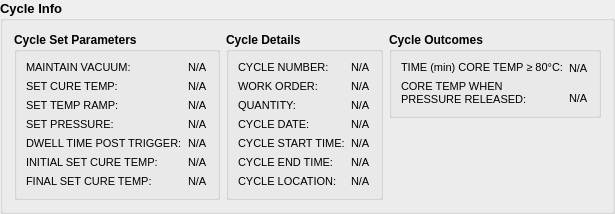
     <widget class="QGroupBox" name="groupBox_6">
      <property name="font">
       <font>
        <pointsize>10</pointsize>
        <bold>true</bold>
       </font>
      </property>
      <property name="title">
       <string>Cycle Info</string>
      </property>
      <layout class="QGridLayout" name="gridLayout_10">
       <item row="1" column="2">
        <layout class="QVBoxLayout" name="verticalLayout_8">
         <item>
          <widget class="QGroupBox" name="groupBox_9">
           <property name="font">
            <font>
             <pointsize>9</pointsize>
             <bold>true</bold>
            </font>
           </property>
           <property name="title">
            <string>Cycle Outcomes</string>
           </property>
           <layout class="QGridLayout" name="gridLayout_8">
            <item row="0" column="0">
             <layout class="QHBoxLayout" name="horizontalLayout_5">
              <item>
               <layout class="QVBoxLayout" name="verticalLayout_6">
                <item>
                 <widget class="QLabel" name="cH1Label_36">
                  <property name="font">
                   <font>
                    <pointsize>8</pointsize>
                    <bold>false</bold>
                   </font>
                  </property>
                  <property name="text">
                   <string>TIME (min) CORE TEMP ≥ 80°C:</string>
                  </property>
                 </widget>
                </item>
                <item>
                 <widget class="QLabel" name="cH1Label_37">
                  <property name="font">
                   <font>
                    <pointsize>8</pointsize>
                    <bold>false</bold>
                   </font>
                  </property>
                  <property name="text">
                   <string>CORE TEMP WHEN 
PRESSURE RELEASED:</string>
                  </property>
                 </widget>
                </item>
               </layout>
              </item>
              <item>
               <layout class="QVBoxLayout" name="verticalLayout_7">
                <item>
                 <widget class="QLabel" name="o1">
                  <property name="font">
                   <font>
                    <pointsize>8</pointsize>
                    <bold>false</bold>
                   </font>
                  </property>
                  <property name="text">
                   <string>N/A</string>
                  </property>
                 </widget>
                </item>
                <item>
                 <spacer name="verticalSpacer_2">
                  <property name="orientation">
                   <enum>Qt::Orientation::Vertical</enum>
                  </property>
                  <property name="sizeType">
                   <enum>QSizePolicy::Policy::Fixed</enum>
                  </property>
                  <property name="sizeHint" stdset="0">
                   <size>
                    <width>20</width>
                    <height>9</height>
                   </size>
                  </property>
                 </spacer>
                </item>
                <item>
                 <widget class="QLabel" name="o2">
                  <property name="font">
                   <font>
                    <pointsize>8</pointsize>
                    <bold>false</bold>
                   </font>
                  </property>
                  <property name="text">
                   <string>N/A</string>
                  </property>
                 </widget>
                </item>
               </layout>
              </item>
             </layout>
            </item>
           </layout>
          </widget>
         </item>
         <item>
          <spacer name="verticalSpacer">
           <property name="orientation">
            <enum>Qt::Orientation::Vertical</enum>
           </property>
           <property name="sizeHint" stdset="0">
            <size>
             <width>20</width>
             <height>40</height>
            </size>
           </property>
          </spacer>
         </item>
        </layout>
       </item>
       <item row="1" column="0">
        <widget class="QGroupBox" name="groupBox_7">
         <property name="font">
          <font>
           <pointsize>9</pointsize>
           <bold>true</bold>
          </font>
         </property>
         <property name="title">
          <string>Cycle Set Parameters</string>
         </property>
         <layout class="QGridLayout" name="gridLayout_6">
          <item row="0" column="0">
           <layout class="QHBoxLayout" name="horizontalLayout_3">
            <item>
             <layout class="QVBoxLayout" name="verticalLayout_3">
              <item>
               <widget class="QLabel" name="cH1Label_12">
                <property name="font">
                 <font>
                  <pointsize>8</pointsize>
                  <bold>false</bold>
                 </font>
                </property>
                <property name="text">
                 <string>MAINTAIN VACUUM:</string>
                </property>
               </widget>
              </item>
              <item>
               <widget class="QLabel" name="cH1Label_13">
                <property name="font">
                 <font>
                  <pointsize>8</pointsize>
                  <bold>false</bold>
                 </font>
                </property>
                <property name="text">
                 <string>SET CURE TEMP:</string>
                </property>
               </widget>
              </item>
              <item>
               <widget class="QLabel" name="cH1Label_16">
                <property name="font">
                 <font>
                  <pointsize>8</pointsize>
                  <bold>false</bold>
                 </font>
                </property>
                <property name="text">
                 <string>SET TEMP RAMP:</string>
                </property>
               </widget>
              </item>
              <item>
               <widget class="QLabel" name="cH1Label_14">
                <property name="font">
                 <font>
                  <pointsize>8</pointsize>
                  <bold>false</bold>
                 </font>
                </property>
                <property name="text">
                 <string>SET PRESSURE:</string>
                </property>
               </widget>
              </item>
              <item>
               <widget class="QLabel" name="cH1Label_15">
                <property name="font">
                 <font>
                  <pointsize>8</pointsize>
                  <bold>false</bold>
                 </font>
                </property>
                <property name="text">
                 <string>DWELL TIME POST TRIGGER:</string>
                </property>
               </widget>
              </item>
              <item>
               <widget class="QLabel" name="cH1Label_16">
                <property name="font">
                 <font>
                  <pointsize>8</pointsize>
                  <bold>false</bold>
                 </font>
                </property>
                <property name="text">
                 <string>INITIAL SET CURE TEMP:</string>
                </property>
               </widget>
              </item>
              <item>
               <widget class="QLabel" name="cH1Label_17">
                <property name="font">
                 <font>
                  <pointsize>8</pointsize>
                  <bold>false</bold>
                 </font>
                </property>
                <property name="text">
                 <string>FINAL SET CURE TEMP:</string>
                </property>
               </widget>
              </item>
             </layout>
            </item>
            <item>
             <layout class="QVBoxLayout" name="verticalLayout_2">
              <item>
               <widget class="QLabel" name="p1">
                <property name="font">
                 <font>
                  <pointsize>8</pointsize>
                  <bold>false</bold>
                 </font>
                </property>
                <property name="text">
                 <string>N/A</string>
                </property>
               </widget>
              </item>
              <item>
               <widget class="QLabel" name="p2">
                <property name="font">
                 <font>
                  <pointsize>8</pointsize>
                  <bold>false</bold>
                 </font>
                </property>
                <property name="text">
                 <string>N/A</string>
                </property>
               </widget>
              </item>
              <item>
               <widget class="QLabel" name="p3">
                <property name="font">
                 <font>
                  <pointsize>8</pointsize>
                  <bold>false</bold>
                 </font>
                </property>
                <property name="text">
                 <string>N/A</string>
                </property>
               </widget>
              </item>
              <item>
               <widget class="QLabel" name="p4">
                <property name="font">
                 <font>
                  <pointsize>8</pointsize>
                  <bold>false</bold>
                 </font>
                </property>
                <property name="text">
                 <string>N/A</string>
                </property>
               </widget>
              </item>
              <item>
               <widget class="QLabel" name="p5">
                <property name="font">
                 <font>
                  <pointsize>8</pointsize>
                  <bold>false</bold>
                 </font>
                </property>
                <property name="text">
                 <string>N/A</string>
                </property>
               </widget>
              </item>
              <item>
               <widget class="QLabel" name="p6">
                <property name="font">
                 <font>
                  <pointsize>8</pointsize>
                  <bold>false</bold>
                 </font>
                </property>
                <property name="text">
                 <string>N/A</string>
                </property>
               </widget>
              </item>
              <item>
               <widget class="QLabel" name="p7">
                <property name="font">
                 <font>
                  <pointsize>8</pointsize>
                  <bold>false</bold>
                 </font>
                </property>
                <property name="text">
                 <string>N/A</string>
                </property>
               </widget>
              </item>
             </layout>
            </item>
           </layout>
          </item>
         </layout>
        </widget>
       </item>
       <item row="1" column="1">
        <widget class="QGroupBox" name="groupBox_8">
         <property name="font">
          <font>
           <pointsize>9</pointsize>
           <bold>true</bold>
          </font>
         </property>
         <property name="title">
          <string>Cycle Details</string>
         </property>
         <layout class="QGridLayout" name="gridLayout_7">
          <item row="0" column="0">
           <layout class="QHBoxLayout" name="horizontalLayout_4">
            <item>
             <layout class="QVBoxLayout" name="verticalLayout_4">
              <item>
               <widget class="QLabel" name="cH1Label_22">
                <property name="font">
                 <font>
                  <pointsize>8</pointsize>
                  <bold>false</bold>
                 </font>
                </property>
                <property name="text">
                 <string>CYCLE NUMBER:</string>
                </property>
               </widget>
              </item>
              <item>
               <widget class="QLabel" name="cH1Label_23">
                <property name="font">
                 <font>
                  <pointsize>8</pointsize>
                  <bold>false</bold>
                 </font>
                </property>
                <property name="text">
                 <string>WORK ORDER:</string>
                </property>
               </widget>
              </item>
              <item>
               <widget class="QLabel" name="cH1Label_24">
                <property name="font">
                 <font>
                  <pointsize>8</pointsize>
                  <bold>false</bold>
                 </font>
                </property>
                <property name="text">
                 <string>QUANTITY:</string>
                </property>
               </widget>
              </item>
              <item>
               <widget class="QLabel" name="cH1Label_25">
                <property name="font">
                 <font>
                  <pointsize>8</pointsize>
                  <bold>false</bold>
                 </font>
                </property>
                <property name="text">
                 <string>CYCLE DATE:</string>
                </property>
               </widget>
              </item>
              <item>
               <widget class="QLabel" name="cH1Label_26">
                <property name="font">
                 <font>
                  <pointsize>8</pointsize>
                  <bold>false</bold>
                 </font>
                </property>
                <property name="text">
                 <string>CYCLE START TIME:</string>
                </property>
               </widget>
              </item>
              <item>
               <widget class="QLabel" name="cH1Label_32">
                <property name="font">
                 <font>
                  <pointsize>8</pointsize>
                  <bold>false</bold>
                 </font>
                </property>
                <property name="text">
                 <string>CYCLE END TIME:</string>
                </property>
               </widget>
              </item>
              <item>
               <widget class="QLabel" name="cH1Label_33">
                <property name="font">
                 <font>
                  <pointsize>8</pointsize>
                  <bold>false</bold>
                 </font>
                </property>
                <property name="text">
                 <string>CYCLE LOCATION:</string>
                </property>
               </widget>
              </item>
             </layout>
            </item>
            <item>
             <layout class="QVBoxLayout" name="verticalLayout_5">
              <item>
               <widget class="QLabel" name="d1">
                <property name="font">
                 <font>
                  <pointsize>8</pointsize>
                  <bold>false</bold>
                 </font>
                </property>
                <property name="text">
                 <string>N/A</string>
                </property>
               </widget>
              </item>
              <item>
               <widget class="QLabel" name="d2">
                <property name="font">
                 <font>
                  <pointsize>8</pointsize>
                  <bold>false</bold>
                 </font>
                </property>
                <property name="text">
                 <string>N/A</string>
                </property>
               </widget>
              </item>
              <item>
               <widget class="QLabel" name="d3">
                <property name="font">
                 <font>
                  <pointsize>8</pointsize>
                  <bold>false</bold>
                 </font>
                </property>
                <property name="text">
                 <string>N/A</string>
                </property>
               </widget>
              </item>
              <item>
               <widget class="QLabel" name="d4">
                <property name="font">
                 <font>
                  <pointsize>8</pointsize>
                  <bold>false</bold>
                 </font>
                </property>
                <property name="text">
                 <string>N/A</string>
                </property>
               </widget>
              </item>
              <item>
               <widget class="QLabel" name="d5">
                <property name="font">
                 <font>
                  <pointsize>8</pointsize>
                  <bold>false</bold>
                 </font>
                </property>
                <property name="text">
                 <string>N/A</string>
                </property>
               </widget>
              </item>
              <item>
               <widget class="QLabel" name="d6">
                <property name="font">
                 <font>
                  <pointsize>8</pointsize>
                  <bold>false</bold>
                 </font>
                </property>
                <property name="text">
                 <string>N/A</string>
                </property>
               </widget>
              </item>
              <item>
               <widget class="QLabel" name="d7">
                <property name="font">
                 <font>
                  <pointsize>8</pointsize>
                  <bold>false</bold>
                 </font>
                </property>
                <property name="text">
                 <string>N/A</string>
                </property>
               </widget>
              </item>
             </layout>
            </item>
           </layout>
          </item>
         </layout>
        </widget>
       </item>
      </layout>
     </widget>
